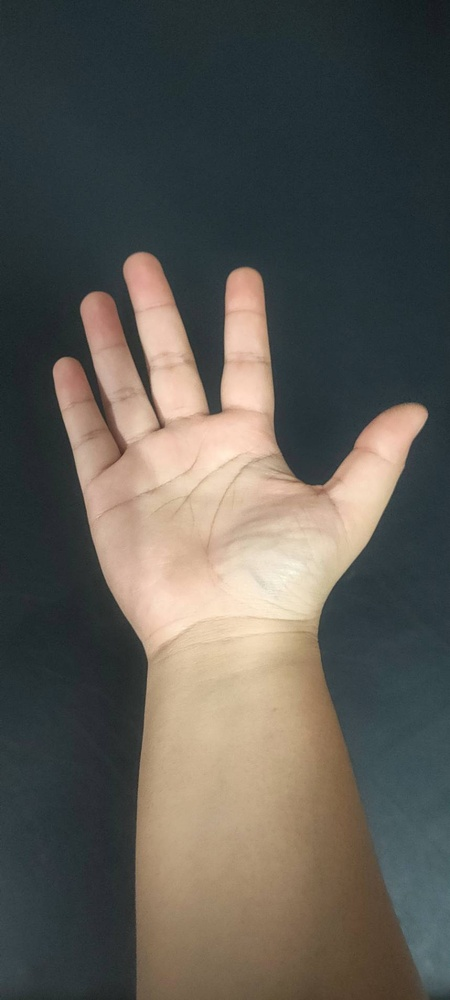
#> input picture hand_samples/HandType1_raw/T1_hand (1).jpg, 450 x 1000 px, shrunk from 858 x 1907 before the run, given in place of the camera
$ python hand_skeleton.py
#> lines starting #> are read from the running program, lines starting #| are printed output that depends on the picture; after the words box and inside, x2 and y2 are one past the last pixel; in counts of white or black regions, pixels touching at a corner belong together
import cv2, numpy as np

def skin_mask(img):
    ycrcb = cv2.cvtColor(img, cv2.COLOR_BGR2YCrCb)
    lower = np.array([0, 135, 85], np.uint8)
    upper = np.array([255, 180, 135], np.uint8)
    mask = cv2.inRange(ycrcb, lower, upper)
    mask = cv2.GaussianBlur(mask, (5,5), 0)
    mask = cv2.morphologyEx(mask, cv2.MORPH_OPEN, np.ones((5,5),np.uint8))
    mask = cv2.morphologyEx(mask, cv2.MORPH_CLOSE, np.ones((5,5),np.uint8))
    return mask

def largest_contour(mask):
    cnts, _ = cv2.findContours(mask, cv2.RETR_EXTERNAL, cv2.CHAIN_APPROX_SIMPLE)
    if not cnts: return None
    return max(cnts, key=cv2.contourArea)

def unit(v):
    n = np.linalg.norm(v)
    return v/n if n>1e-6 else v

def line_endpoints(mask, center, normal, max_len=200):
    h,w = mask.shape
    n = unit(normal); c = np.array(center, float)

    def march(sign):
        p = c.copy()
        for _ in range(max_len):
            p += sign*n
            x,y = int(round(p[0])), int(round(p[1]))
            if x<0 or y<0 or x>=w or y>=h: break
            if mask[y,x]==0:
                p -= sign*n; break
        return np.array([int(p[0]), int(p[1])])
    return march(-1), march(+1)

def draw_circle(img, p, color, r=3):
    cv2.circle(img, tuple(int(x) for x in p), r, color, -1, lineType=cv2.LINE_AA)

def main():
    cap = cv2.VideoCapture(0)
    if not cap.isOpened():
        print("❌ Cannot open camera"); return

    while True:
        ret, frame = cap.read()
#> frame is the input picture: shape (1000, 450, 3); mean B, G, R 83.8, 90.2, 93.1
        if not ret: break
        frame = cv2.flip(frame, 1)
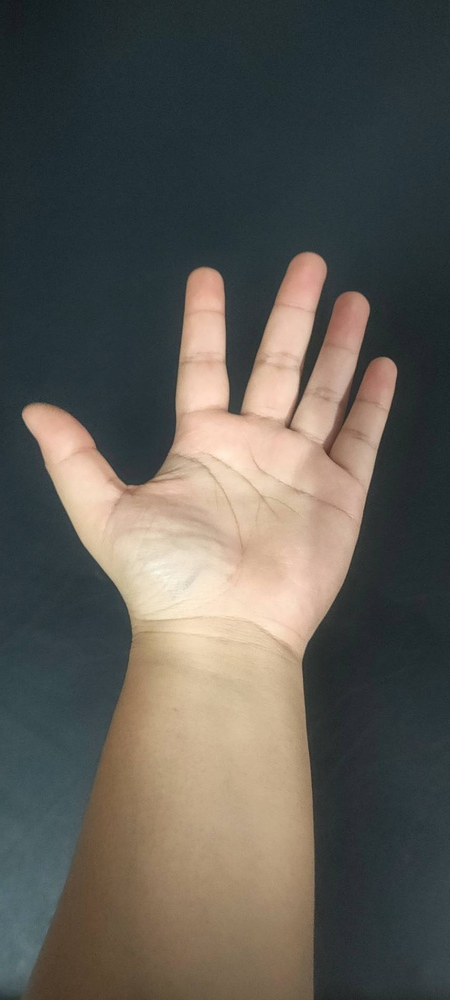
#> frame: shape (1000, 450, 3); mean B, G, R 83.8, 90.2, 93.1
        H,W = frame.shape[:2]
#> H = 1000; W = 450

        mask = skin_mask(frame)
#> in skin_mask, `ycrcb = cv2.cvtColor(img, cv2.COLOR_BGR2YCrCb)`: ycrcb: shape (1000, 450, 3); mean of channels 0, 1, 2 90.3, 129.9, 124.3
#> in skin_mask, `mask = cv2.inRange(ycrcb, lower, upper)`:
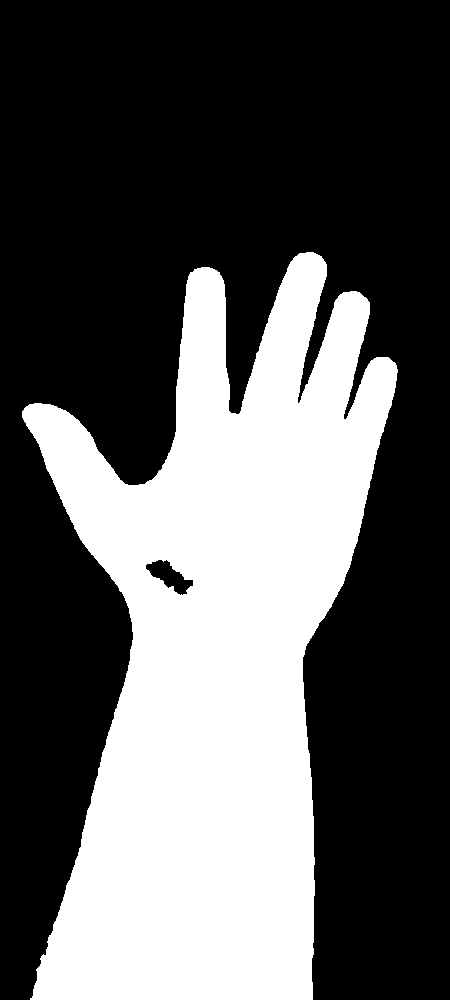
#> mask: shape (1000, 450); 35.6% white; 1 white region
        cnt = largest_contour(mask)
#> in largest_contour, `cnts, _ = cv2.findContours(mask, cv2.RETR_EXTERNAL, cv2.CHAIN_APPROX_S..`: cnts = 1 contour; box (x1, y1, x2, y2) and area: (20, 250, 400, 1000) 166005
#> cnt = contour of 956 points, box (x1, y1, x2, y2) (20, 250, 400, 1000), area 166005
        vis = frame.copy()

        if cnt is not None and cv2.contourArea(cnt) > 1000:
            # จุด centroid = ศูนย์กลางฝ่ามือ
            M = cv2.moments(cnt)
#> M = moments, m00 166005, centre m10/m00, m01/m00 = (216.5, 651.9)
            if M["m00"] > 0:
                cx, cy = int(M["m10"]/M["m00"]), int(M["m01"]/M["m00"])
#> cx = 216; cy = 651
                palm = np.array([cx,cy])
#> palm = [216, 651]
                draw_circle(vis, palm, (0,0,255), 5)

                # ทดลอง 5 เส้นแนวตั้งฉาก (แทน MCP, PIP, DIP, TIP, TIP+)
                for ratio in [0.3,0.55,0.8,1.0]:
                    # สมมติทิศทางนิ้ว = straight up (0,-1)
                    v = np.array([0,-1])
                    base = palm + v*int(H*ratio*0.5)
                    perp = np.array([-v[1], v[0]])
                    L,R = line_endpoints(mask, base, perp, 300)
                    center = ((L+R)//2).astype(int)

                    cv2.line(vis, tuple(L), tuple(R), (255,255,255), 2) # เส้นขาว
                    draw_circle(vis, L, (255,150,0), 3)  # จุดฟ้า
                    draw_circle(vis, R, (255,150,0), 3)
                    draw_circle(vis, center, (0,0,255), 4)  # จุดแดง
#> this loop made 4 passes
#> (L, R, center) on passes 1 to 2: ([59, 501], [368, 501], [213, 501]), ([176, 376], [230, 376], [203, 376])
#> center on passes 3 to 4: [216, 251], [216, 151]
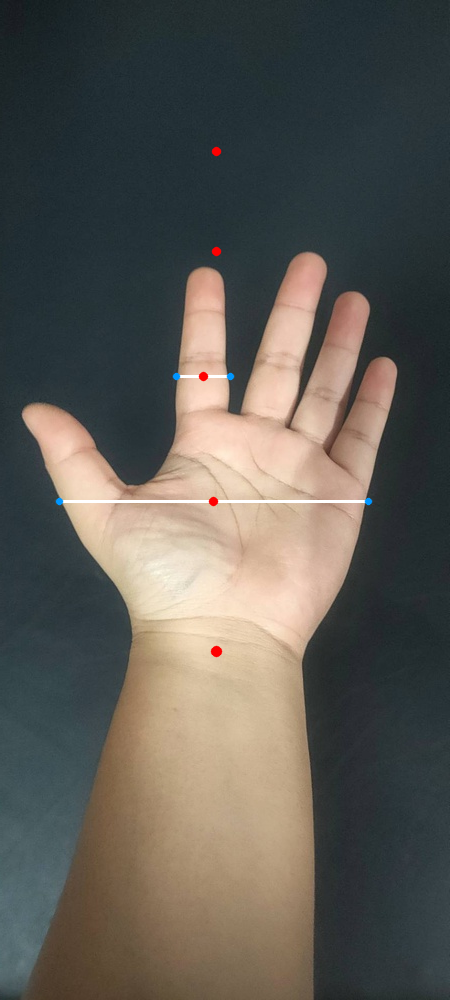
#> vis: shape (1000, 450, 3); mean B, G, R 84, 90.3, 93.2

        cv2.imshow("Hand skeleton idea", vis)
        k = cv2.waitKey(1) & 0xFF
#> (key q is pressed here)
        if k==ord('q'): break
        if k==ord('s'):
            cv2.imwrite("output_samples/snapshot.png", vis)
            print("💾 Saved snapshot.png")

    cap.release(); cv2.destroyAllWindows()

if __name__ == "__main__":
    main()

$ run again, on hand_samples/HandType1_raw/T1_hand (10).jpg
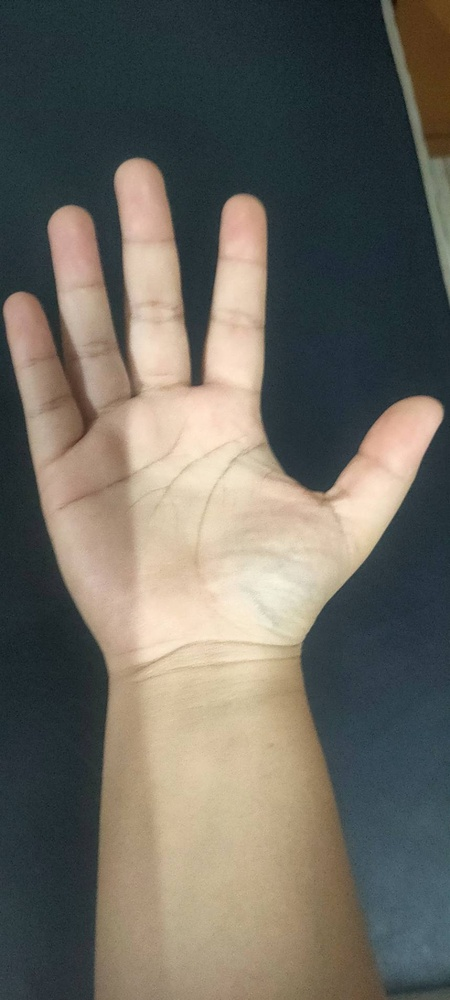
#> input picture hand_samples/HandType1_raw/T1_hand (10).jpg, 450 x 1000 px, shrunk from 858 x 1907 before the run, given in place of the camera
#> in main, frame is the input picture: shape (1000, 450, 3); mean B, G, R 96.9, 105.5, 108.8
#> ycrcb: shape (1000, 450, 3); mean of channels 0, 1, 2 105.5, 130.4, 123.1
#> in skin_mask, `mask = cv2.inRange(ycrcb, lower, upper)`:
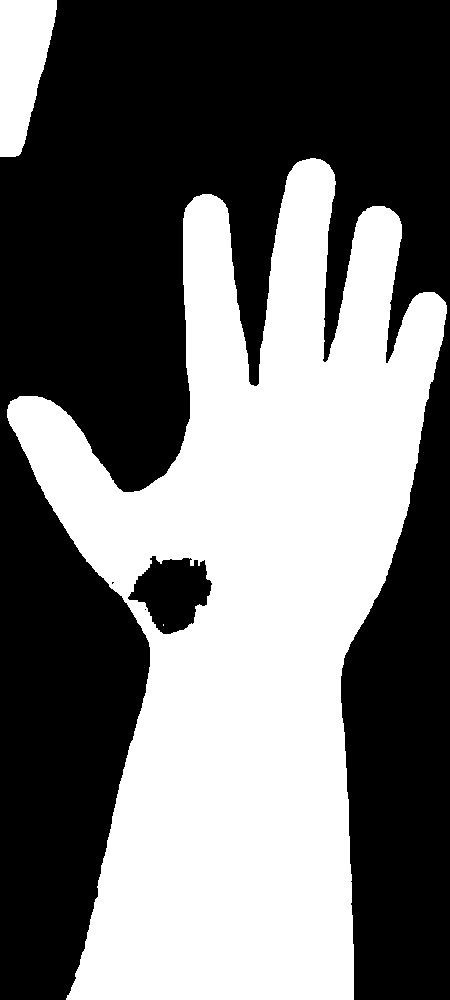
#> mask: shape (1000, 450); 44% white; 3 white regions (1 under 20 px)
#> cnts = 2 contours; box (x1, y1, x2, y2) and area: (5, 156, 450, 1000) 201733, (0, 0, 59, 159) 6572
#> cnt = contour of 1018 points, box (x1, y1, x2, y2) (5, 156, 450, 1000), area 201733
#> M = moments, m00 201733, centre m10/m00, m01/m00 = (248.7, 605.8)
#> cx = 248; cy = 605
#> palm = [248, 605]
#> the loop in main, `for ratio in [0.3,0.55,0.8,1.0]:` made 4 passes
#> center on passes 2 to 4: [248, 330], [248, 205], [248, 105]
#> after the loop in main, `for ratio in [0.3,0.55,0.8,1.0]:`:
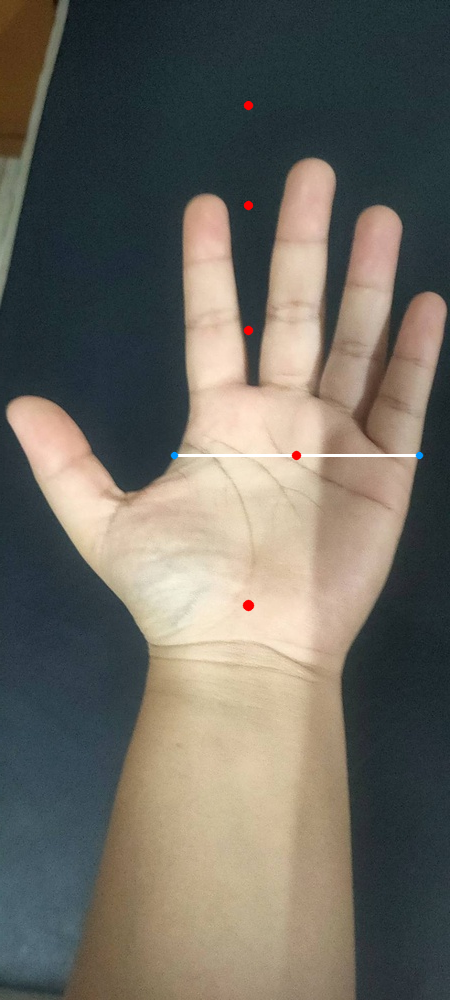
#> vis: shape (1000, 450, 3); mean B, G, R 97, 105.6, 108.9

$ run again, on hand_samples/HandType1_raw/T1_hand (11).jpg
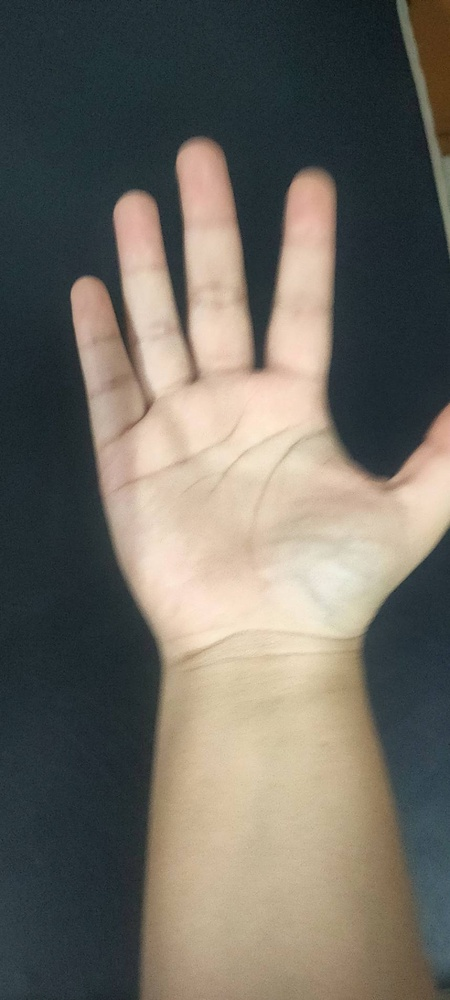
#> input picture hand_samples/HandType1_raw/T1_hand (11).jpg, 450 x 1000 px, shrunk from 858 x 1907 before the run, given in place of the camera
#> in main, frame is the input picture: shape (1000, 450, 3); mean B, G, R 98.8, 107.4, 111.2
#> ycrcb: shape (1000, 450, 3); mean of channels 0, 1, 2 107.5, 130.6, 123.1
#> in skin_mask, `mask = cv2.inRange(ycrcb, lower, upper)`:
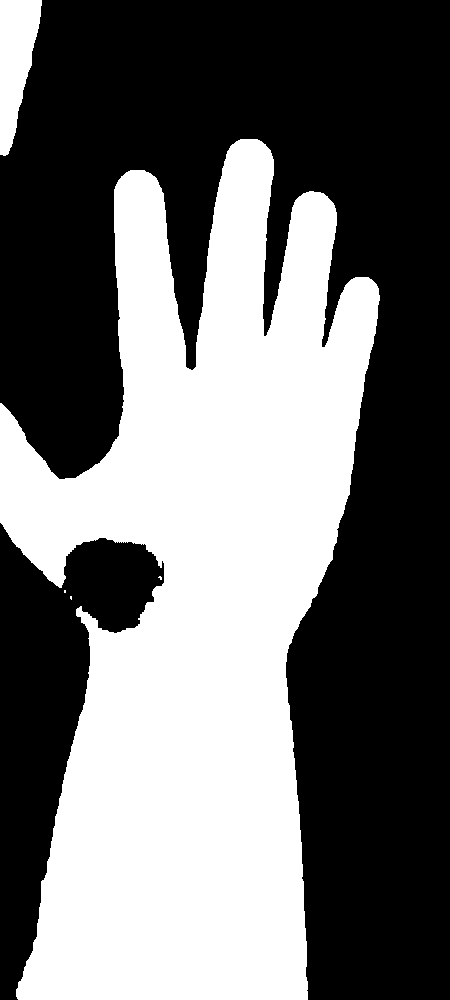
#> mask: shape (1000, 450); 43.8% white; 5 white regions (3 under 20 px)
#> cnts = 2 contours; box (x1, y1, x2, y2) and area: (0, 137, 382, 1000) 199056, (0, 0, 44, 158) 4408
#> cnt = contour of 958 points, box (x1, y1, x2, y2) (0, 137, 382, 1000), area 199056
#> M = moments, m00 199056, centre m10/m00, m01/m00 = (197.3, 601.6)
#> cx = 197; cy = 601
#> palm = [197, 601]
#> the loop in main, `for ratio in [0.3,0.55,0.8,1.0]:` made 4 passes
#> center on passes 3 to 4: [197, 201], [197, 101]
#> after the loop in main, `for ratio in [0.3,0.55,0.8,1.0]:`:
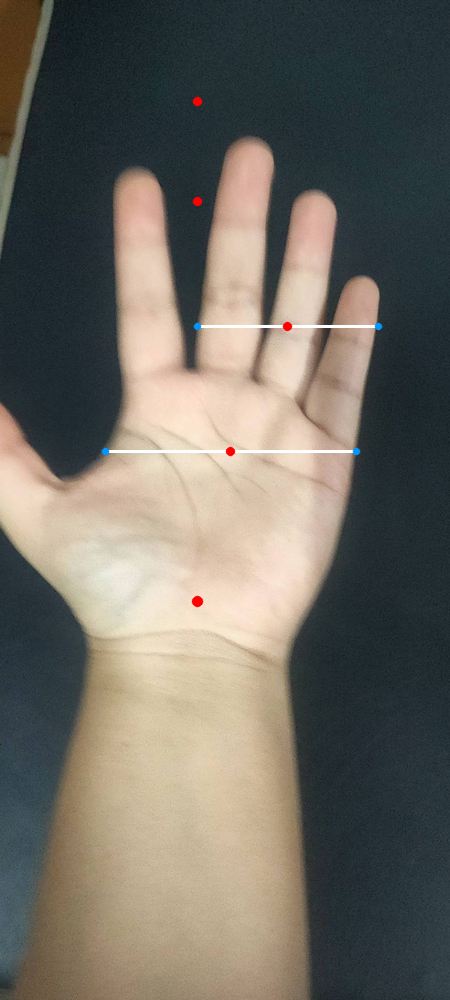
#> vis: shape (1000, 450, 3); mean B, G, R 99, 107.5, 111.4

$ run again, on hand_samples/HandType1_raw/T1_hand (12).jpg
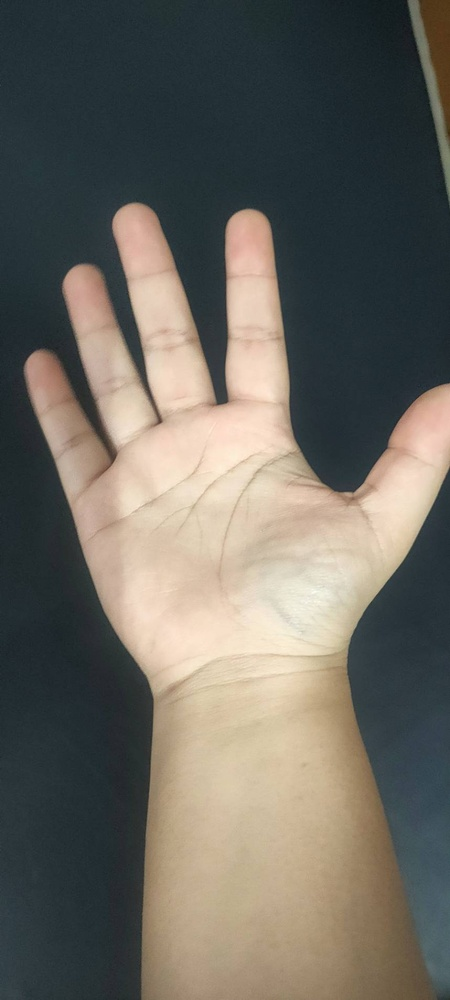
#> input picture hand_samples/HandType1_raw/T1_hand (12).jpg, 450 x 1000 px, shrunk from 858 x 1907 before the run, given in place of the camera
#> in main, frame is the input picture: shape (1000, 450, 3); mean B, G, R 96, 104, 107.3
#> ycrcb: shape (1000, 450, 3); mean of channels 0, 1, 2 104.1, 130.3, 123.4
#> in skin_mask, `mask = cv2.inRange(ycrcb, lower, upper)`:
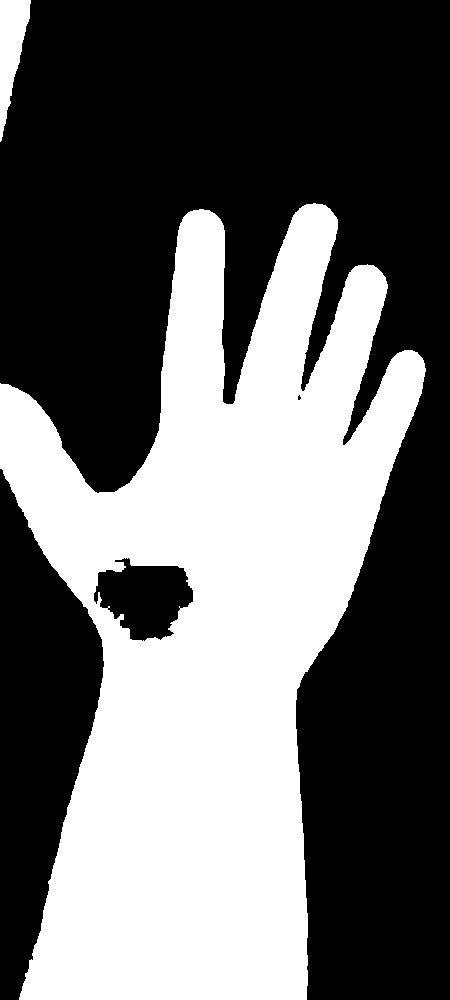
#> mask: shape (1000, 450); 41.3% white; 2 white regions
#> cnts = 2 contours; box (x1, y1, x2, y2) and area: (0, 201, 428, 1000) 194451, (0, 0, 33, 144) 2574
#> cnt = contour of 1122 points, box (x1, y1, x2, y2) (0, 201, 428, 1000), area 194451
#> M = moments, m00 194451, centre m10/m00, m01/m00 = (209.8, 624.5)
#> cx = 209; cy = 624
#> palm = [209, 624]
#> the loop in main, `for ratio in [0.3,0.55,0.8,1.0]:` made 4 passes
#> (L, R, center) on passes 1 to 3: ([131, 474], [391, 474], [261, 474]), ([162, 349], [225, 349], [193, 349]), ([177, 224], [225, 224], [201, 224])
#> after the loop in main, `for ratio in [0.3,0.55,0.8,1.0]:`:
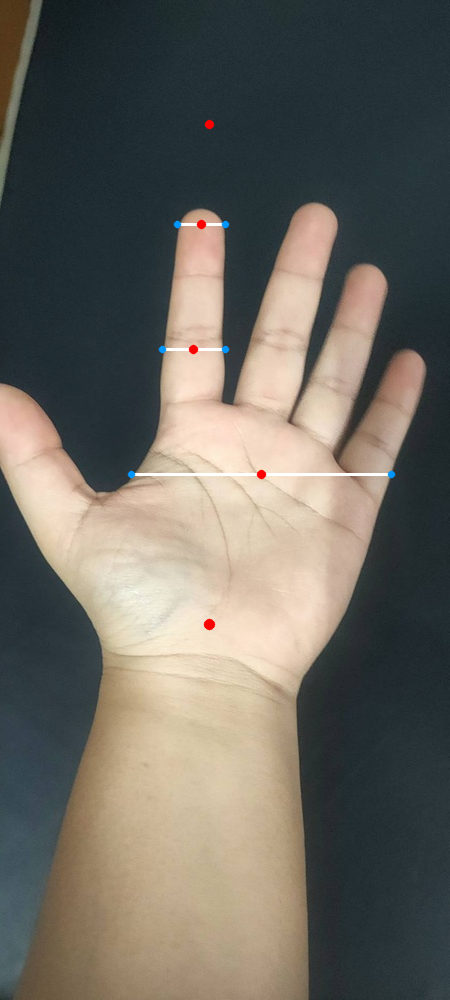
#> vis: shape (1000, 450, 3); mean B, G, R 96.2, 104.1, 107.4
